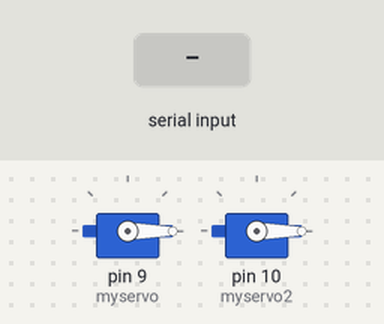
This sketch was run on a simulated Arduino Uno, built with avr-gcc and run on an emulated ATmega328P. Shown: 2 × servo. The test bench sets the inputs (shaded band).

Above: at 1.2 s.
1.3 s: "K" received over Serial
At 1.8 s:
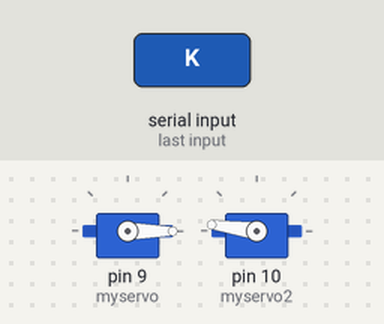
2.8 s: "K" received over Serial
At 4.0 s:
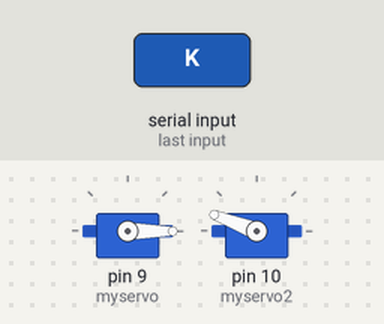
4.3 s: "M" received over Serial
At 5.3 s:
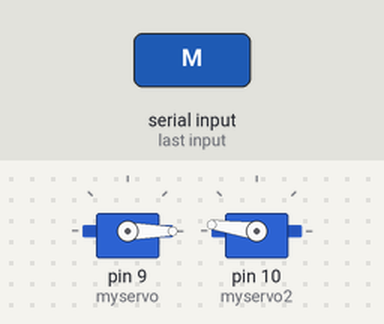
Timing chart, 0 to 7.3 s (numbered marks = the images above; inputs shaded):
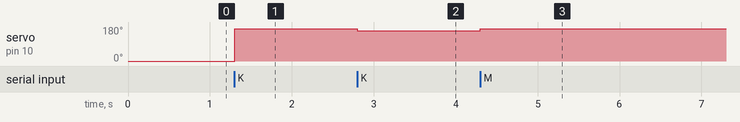

The sketch:

tuner.ino
```cpp
// Code for tuner


#include <Servo.h>

Servo myservo;  // create servo object to control a servo
Servo myservo2; // a maximum of eight servo objects can be created

int pos = 0;    // variable to store the servo position
int j = 0;
int k = 0;
int inData;;
 int kangles[] = {172,172,159,148,138,124,113,101,90,77,65,55,43};
void setup()
{
  myservo.attach(9);  // attaches the servo on pin 9 to the servo object
  myservo2.attach(10);
  Serial.begin(9600);
  myservo.write(j);
  myservo2.write(k);
}


void loop()
{
   if (Serial.available() > 0)   // see if incoming serial data:
  {
    inData = Serial.read();  // read oldest byte in serial buffer:
  }

    if (inData == 'J') {  // J to increase cap by 1 deg.
        j = j + 1;
       if (j > 90){      // this code allows the tuner to just receive j to increase the tuning steps
       //  k = k + 1;       // may need to disable this if it gives issues with the control SW
         j = 0;
       }
        myservo.write(j*2);
        inData = 0;

  }

   if (inData == 'K') {   // increase inductance (need to change step size)
        k = k + 1;
        if (k >12) {k = 0;}
        myservo2.write(kangles[k]);
        inData = 0;

  }

  if (inData == 'L') {      // zero capacitor
        j = 0;
        myservo.write(j);
        inData = 0;

  }

  if (inData == 'M') {      // Zero inductor.

        k = 0;
        myservo2.write(kangles[k]);
        inData = 0;

  }


}
```

Measured:
- after the input at 1.3 s, servo on pin 10 (myservo2): 0° → 172° at once
- after the input at 2.8 s, servo on pin 10 (myservo2): 172° → 159° at once
- after the input at 4.3 s, servo on pin 10 (myservo2): 159° → 172° at once
